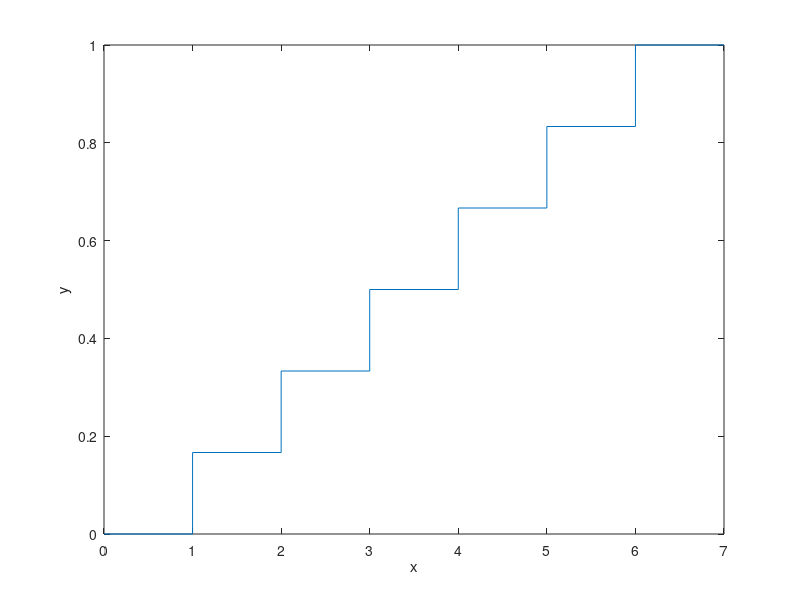

MATLAB code for this plot:
%% Codigo 1a
xi = 1:6;
p = ones(1,6)/6;

stem(xi,p)
xlabel('x')
ylabel('y')

%% Codigo  1b
xi = 0:7;
p = ones(1,6) / 6;
b = [0 cumsum(p) 1];

stairs(xi,b)
xlabel('x')
ylabel('y')
